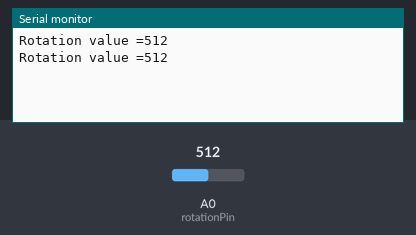
Simulated run of this sketch. Board: Arduino Uno, built with avr-gcc and run on an emulated ATmega328P. Parts: the last lines printed to the serial monitor. The inputs (shaded band) are chosen by the test bench; at power-on: A0 (rotationPin) = 512.

Above: at 1.8 s.
1.9 s: A0 (rotationPin) set to 716
At 2.8 s:
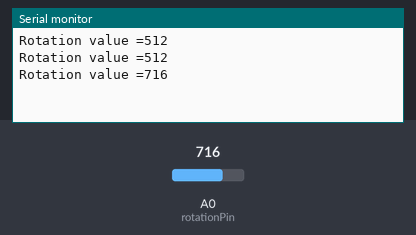
3.4 s: A0 (rotationPin) set to 900
At 4.5 s:
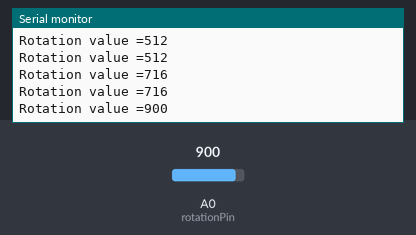
Timing chart, 0 to 6.4 s (numbered marks = the images above; inputs shaded):
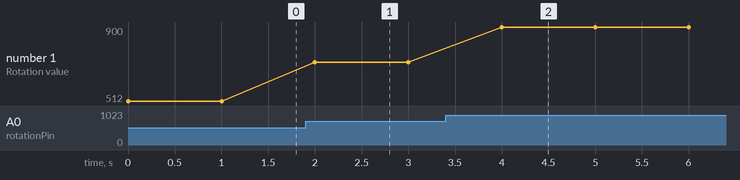

Measured:
- after the input at 1.9 s, the serial monitor: prints a new line after 0.10 s (image 1)
- after the input at 3.4 s, the serial monitor: prints a new line after 0.60 s (image 2)
- plotted number 1: 512 → 716 after the input at 1.9 s, 716 → 900 after the input at 3.4 s

The sketch:

sketch_lab12.ino
```cpp
int rotationPin = A0;

int data = 0;

void setup() {
  Serial.begin(9600);
}

void loop() {
  data = analogRead(rotationPin);
  Serial.print("Rotation value =");
  Serial.println(data);
  delay(1000);
}
```
